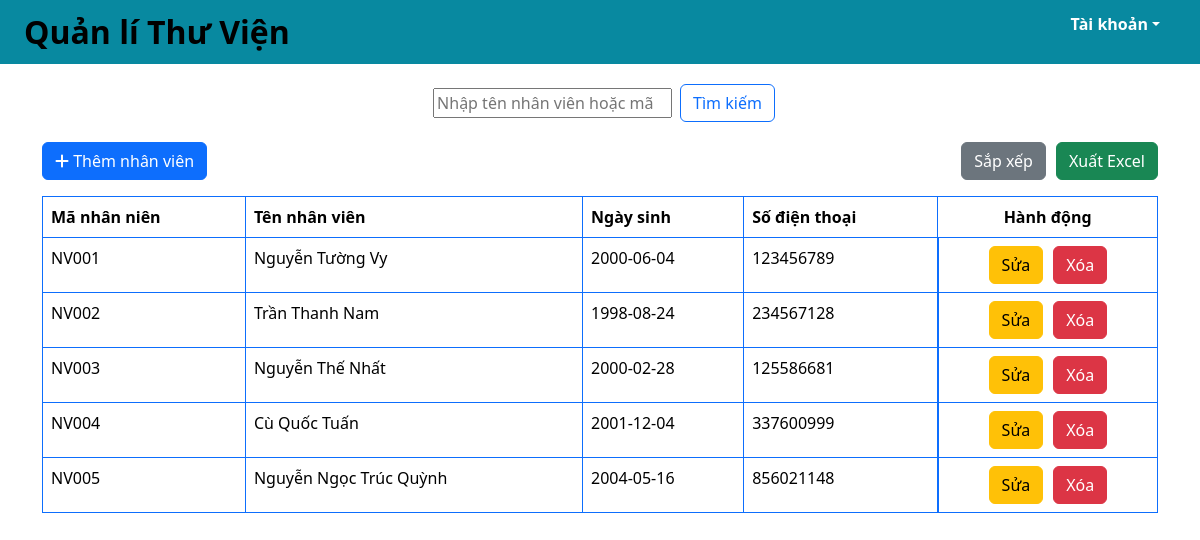
/nhanvien2.php, run on the app's committed database.
### tables this page shows
create table nhanVien (
	maNV char(10) not null,
    tenNV varchar(50) not null,
    ngaySinh date,
    soDT int not null,
    primary key (maNV)
);

### src/functions.php (called while the page is built, shortened)
<?php
function html_escape(string|null $text): string
{
    return htmlspecialchars($text ?? '', ENT_QUOTES, 'UTF-8', false);
}

### public/nhanvien2.php (the view, shortened to what this page needs)
<?php
require_once __DIR__ . '/../src/connect.php';
if ($_SERVER['REQUEST_METHOD'] === 'POST' && isset($_POST['sort'])) {
    $sql = "CALL sapXepNV()";
    $stmt = $pdo->prepare($sql);
    $stmt->execute();
} else if ($_SERVER['REQUEST_METHOD'] === 'GET' && isset($_GET['keyword'])) {
    $keyword = $_GET['keyword'];
    $sql = "CALL timKiemNV(?)";
    $stmt = $pdo->prepare($sql);
    $stmt->execute([$keyword]);
} else {
    $sql = "CALL hthiNV()";
    $stmt = $pdo->prepare($sql);
    $stmt->execute();
}
$rows = $stmt->fetchAll(PDO::FETCH_ASSOC);
include_once __DIR__ . '/../src/partials/header2.php'
?>
<div class="container">
    <div class="row mb-3">
        <div class="col d-flex justify-content-center ">
            <form class="d-flex align-items-center" method="GET" action="/nhanvien2.php" class="w-100">
                <input class="m-2" type="search" placeholder="Nhập tên nhân viên hoặc mã nhân viên" aria-label="search"
                    name="keyword" value="<?= isset($_GET['keyword']) ? htmlspecialchars($_GET['keyword']) : '' ?>">
                <button class="btn btn-outline-primary" type="submit">Tìm kiếm</button>
            </form>
        </div>
    </div>
    <div class="row mb-3">
        <div class="col-6">
            <a href="/them_nhanvien2.php" class="btn btn-primary">
                <i class="fa-solid fa-plus"></i> Thêm nhân viên
            </a>
        </div>
        <div class="col-6 d-flex justify-content-end">
            <form method="post">
                <button class="btn btn-secondary" type="submit" name="sort">
                    Sắp xếp
                </button>
            </form>
            <div style="width: 10px;"></div>
            <form method="post">
                <button class="btn btn-success" type="submit" name="export">
                    Xuất Excel
                </button>
            </form>
        </div>
    </div>
    <div class="row">
        <div class="col">
            <table class="table table-bordered border-primary">
                <thead>
                    <tr>
                        <th>Mã nhân niên</th>
                        <th>Tên nhân viên</th>
                        <th>Ngày sinh</th>
                        <th>Số điện thoại</th>
                        <th class="text-center">Hành động</th>
                    </tr>
                </thead>
                <tbody>
                    <?php foreach ($rows as $row) : ?>
                    <tr>
                        <td><?= html_escape($row['maNV']) ?></td>
                        <td><?= html_escape($row['tenNV']) ?></td>
                        <td><?= html_escape($row['ngaySinh']) ?></td>
                        <td><?= html_escape($row['soDT']) ?></td>
                        <td class="d-flex justify-content-center">
                            <a href="<?= 'sua_nhanvien2.php?maNV=' . $row['maNV'] ?>"
                                class="btn btn-xs btn-warning mr-1">
                                Sửa</a>
                            <div style="width: 10px;"></div>
                            <form class="form-inline ml-1" action="/xoa_nhanvien2.php" method="POST">
                                <button id="delete-sach-btn" type="button" class="btn btn-xs btn-danger  delete-btn"
                                    data-toggle="modal" name="delete-nhanvien" data-target="#delete-confirm">
                                    Xóa
                                </button>
                            </form>
                        </td>
                    </tr>
                    <?php endforeach ?>
                </tbody>
            </table>
        </div>
    </div>
</div>
<?php
include_once __DIR__ . '/../src/partials/footer.php'
?>

### data on the page
nhanvien: maNV "NV001", tenNV "Nguyễn Tường Vy", ngaySinh "2000-06-04", soDT "123456789"
nhanvien: maNV "NV002", tenNV "Trần Thanh Nam", ngaySinh "1998-08-24", soDT "234567128"
nhanvien: maNV "NV003", tenNV "Nguyễn Thế Nhất", ngaySinh "2000-02-28", soDT "125586681"
nhanvien: maNV "NV004", tenNV "Cù Quốc Tuấn", ngaySinh "2001-12-04", soDT "337600999"
nhanvien: maNV "NV005", tenNV "Nguyễn Ngọc Trúc Quỳnh", ngaySinh "2004-05-16", soDT "856021148"
